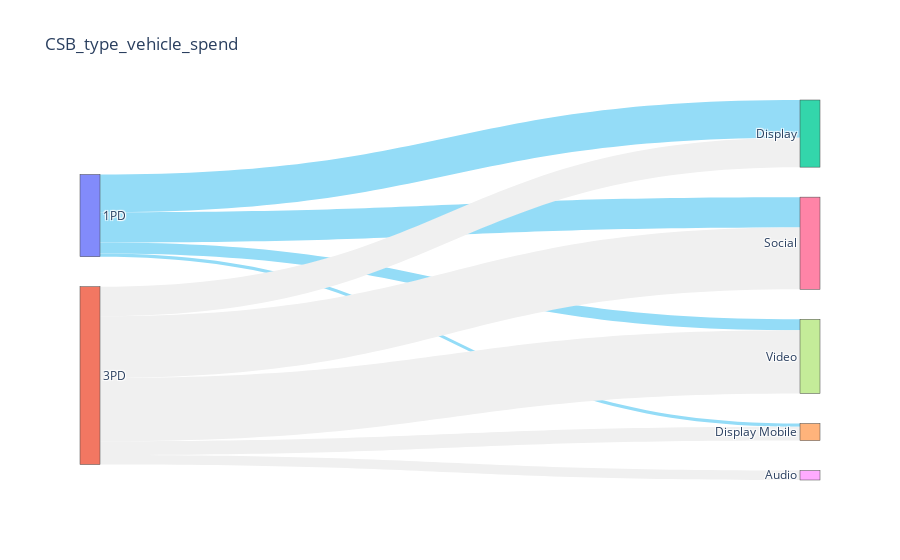
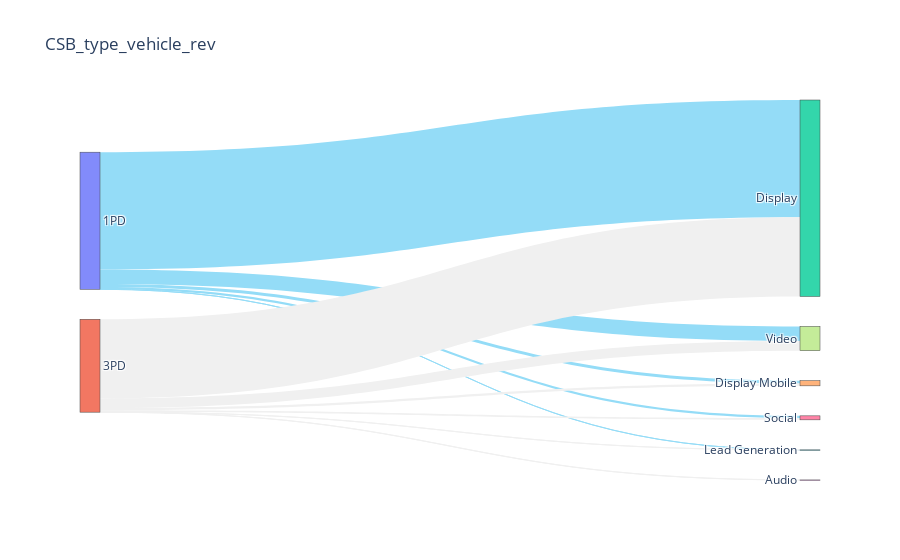
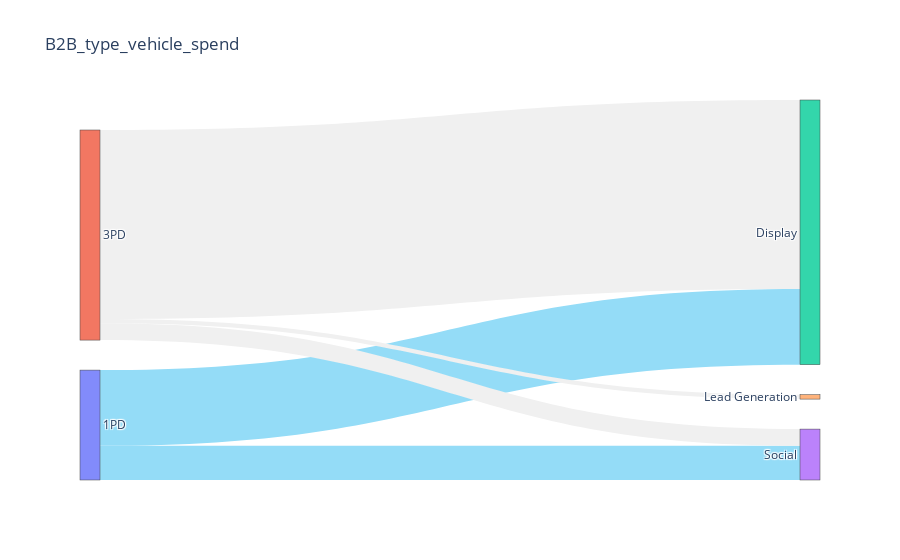
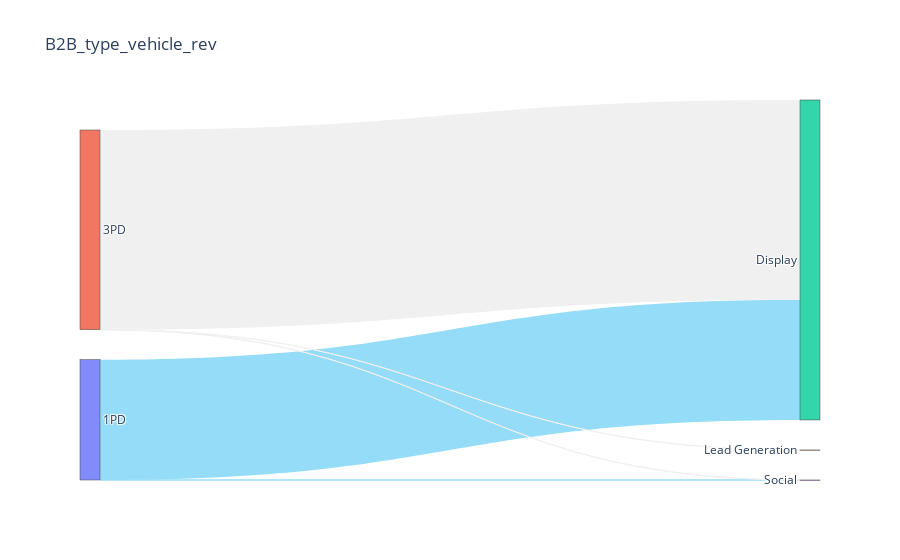

The cell these charts' notebook holds for them, in order:
### Markdown cell above
<h2>Types | Vehicles</h2>

### Code cell
audiencetype_vehicles_sankey_plot(csb_df, 'Spend', False, 'CSB_type_vehicle_spend')
audiencetype_vehicles_sankey_plot(csb_df, 'Net Rev', False,'CSB_type_vehicle_rev')

audiencetype_vehicles_sankey_plot(b2b_df, 'Spend', False, 'B2B_type_vehicle_spend')
audiencetype_vehicles_sankey_plot(b2b_df, 'Net Rev', False, 'B2B_type_vehicle_rev')

### Figure 1 — Plotly figure (JSON) as saved in the notebook; plotly's stock layout.template omitted (floating-point values rounded to 4 significant figures)
{"data": [{"arrangement": "snap", "link": {"color": ["#94DCF7", "#94DCF7", "#94DCF7", "#94DCF7", "#94DCF7", "#94DCF7", "#F0F0F0", "#F0F0F0", "#F0F0F0", "#F0F0F0", "#F0F0F0", "#F0F0F0", "#F0F0F0", "#F0F0F0"], "source": [0, 0, 0, 0, 0, 0, 1, 1, 1, 1, 1, 1, 1, 1], "target": [2, 3, 4, 5, 6, 7, 8, 2, 3, 4, 5, 9, 6, 7], "value": [1032000.0, 0, 89880.0, 0, 828500.0, 300500.0, 257900.0, 806100.0, 0, 377700.0, 0, 0, 1694000.0, 1731000.0]}, "node": {"label": ["1PD", "3PD", "Display", "Display Dco", "Display Mobile", "Lead Generation", "Social", "Video", "Audio", "Other"], "pad": 30, "thickness": 20}, "type": "sankey"}], "layout": {"title": {"text": "CSB_type_vehicle_spend"}}}

### Figure 2 — Plotly figure (JSON) as saved in the notebook; plotly's stock layout.template omitted (floating-point values rounded to 4 significant figures)
{"data": [{"arrangement": "snap", "link": {"color": ["#94DCF7", "#94DCF7", "#94DCF7", "#94DCF7", "#94DCF7", "#94DCF7", "#F0F0F0", "#F0F0F0", "#F0F0F0", "#F0F0F0", "#F0F0F0", "#F0F0F0", "#F0F0F0", "#F0F0F0"], "source": [0, 0, 0, 0, 0, 0, 1, 1, 1, 1, 1, 1, 1, 1], "target": [2, 3, 4, 5, 6, 7, 8, 2, 3, 4, 5, 9, 6, 7], "value": [6520000.0, 0, 160600.0, 1509.0, 124100.0, 813400.0, 4687.0, 4399000.0, 0, 125600.0, 2597.0, 0, 98340.0, 534800.0]}, "node": {"label": ["1PD", "3PD", "Display", "Display Dco", "Display Mobile", "Lead Generation", "Social", "Video", "Audio", "Other"], "pad": 30, "thickness": 20}, "type": "sankey"}], "layout": {"title": {"text": "CSB_type_vehicle_rev"}}}

### Figure 3 — Plotly figure (JSON) as saved in the notebook; plotly's stock layout.template omitted (floating-point values rounded to 4 significant figures)
{"data": [{"arrangement": "snap", "link": {"color": ["#94DCF7", "#94DCF7", "#F0F0F0", "#F0F0F0", "#F0F0F0", "#F0F0F0"], "source": [0, 0, 1, 1, 1, 1], "target": [2, 3, 2, 4, 5, 3], "value": [526400.0, 237100.0, 1312000.0, 30620.0, 0, 116500.0]}, "node": {"label": ["1PD", "3PD", "Display", "Social", "Lead Generation", "Other"], "pad": 30, "thickness": 20}, "type": "sankey"}], "layout": {"title": {"text": "B2B_type_vehicle_spend"}}}

### Figure 4 — Plotly figure (JSON) as saved in the notebook; plotly's stock layout.template omitted (floating-point values rounded to 4 significant figures)
{"data": [{"arrangement": "snap", "link": {"color": ["#94DCF7", "#94DCF7", "#F0F0F0", "#F0F0F0", "#F0F0F0", "#F0F0F0"], "source": [0, 0, 1, 1, 1, 1], "target": [2, 3, 2, 4, 5, 3], "value": [16840000.0, 379.6, 27940000.0, 4156.0, 0, 2831.0]}, "node": {"label": ["1PD", "3PD", "Display", "Social", "Lead Generation", "Other"], "pad": 30, "thickness": 20}, "type": "sankey"}], "layout": {"title": {"text": "B2B_type_vehicle_rev"}}}
